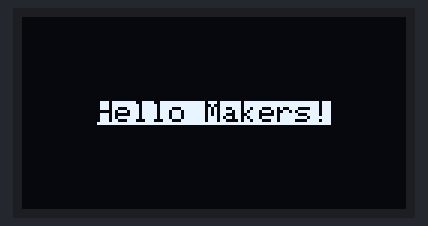
Bench run of a sketch on a simulated Arduino Uno, built with avr-gcc and run on an emulated ATmega328P. Parts: 128×64 one-colour display.

Above: at 0.1 s.

The sketch:

helloworld.ino
```cpp
/**
 * Simple "Hello world" text rendering example that centers the text
 * both horizontally and vertically
 *
 * Adafruit Gfx Library:
 * https://learn.adafruit.com/adafruit-gfx-graphics-library/overview
 *
 * Adafruit OLED tutorials:
 * https://learn.adafruit.com/monochrome-oled-breakouts
 *
 * By Jon E. Froehlich
 * @jonfroehlich
 * http://makeabilitylab.io
 *
 */

#include <SPI.h>
#include <Wire.h>
#include <Adafruit_GFX.h>
#include <Adafruit_SSD1306.h>

#define SCREEN_WIDTH 128 // OLED display width, in pixels
#define SCREEN_HEIGHT 64 // OLED display height, in pixels

// Declaration for an SSD1306 display connected to I2C (SDA, SCL pins)
#define OLED_RESET     4 // Reset pin # (or -1 if sharing Arduino reset pin)
Adafruit_SSD1306 _display(SCREEN_WIDTH, SCREEN_HEIGHT, &Wire, OLED_RESET);

void setup() {
  Serial.begin(9600);

  // SSD1306_SWITCHCAPVCC = generate display voltage from 3.3V internally
  if(!_display.begin(SSD1306_SWITCHCAPVCC, 0x3D)) { // Address 0x3D for 128x64
    Serial.println(F("SSD1306 allocation failed"));
    for(;;); // Don't proceed, loop forever
  }

  _display.clearDisplay();
}

void loop() {
  // On each loop, we'll want to clear the display so we're not writing over
  // previously drawn data
  _display.clearDisplay();

  int16_t x, y;
  uint16_t textWidth, textHeight;
  const char strHello[] = "Hello Makers!";

  // Setup text rendering parameters
  _display.setTextSize(1);
  _display.setTextColor(BLACK, WHITE);

  // Measure the text with those parameters
  _display.getTextBounds(strHello, 0, 0, &x, &y, &textWidth, &textHeight);

  // Center the text on the display
  _display.setCursor(_display.width() / 2 - textWidth / 2, _display.height() / 2 - textHeight / 2);

  // Print out the string
  _display.print(strHello);

  // Render the graphics buffer to screen
  _display.display();

  delay(500);
}
```
